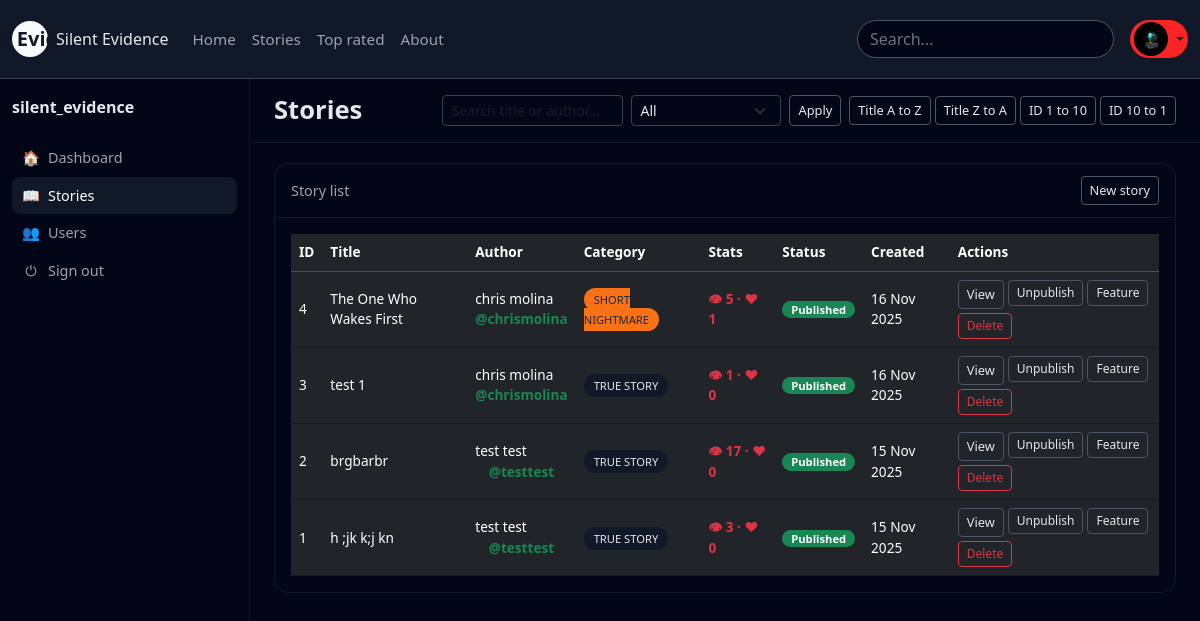
Before: /stories_list.php (signed in) with the older database file.
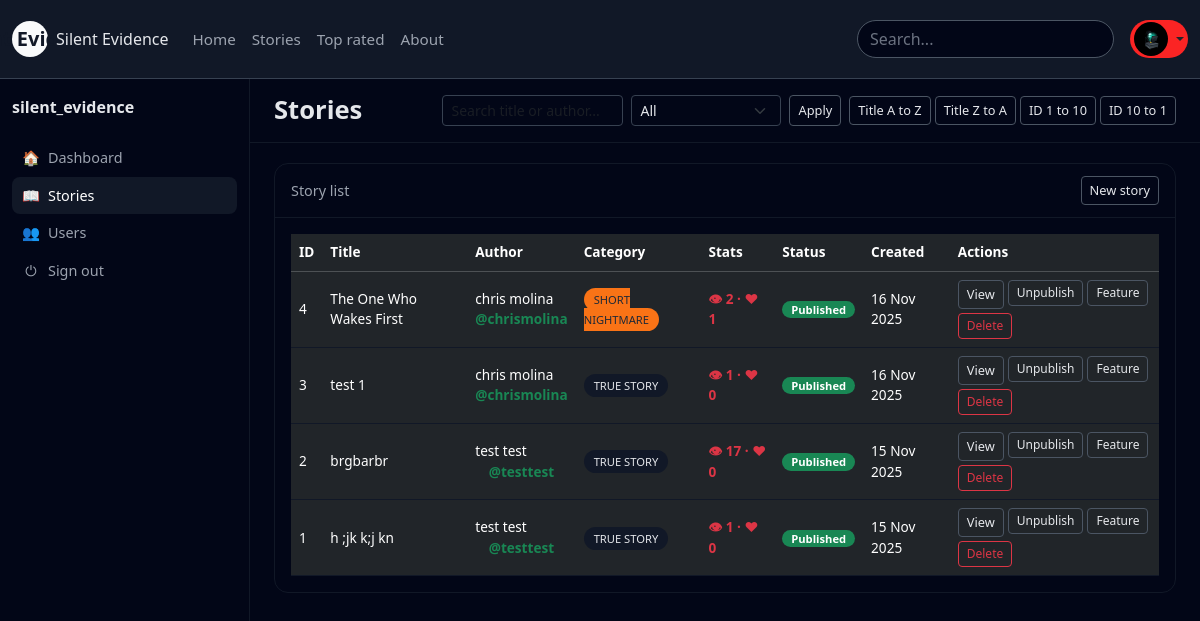
After: the same page with the newer database file.
### tables this page shows
CREATE TABLE `stories` (
  `id` int(10) UNSIGNED NOT NULL,
  `user_id` int(10) UNSIGNED NOT NULL,
  `title` varchar(200) NOT NULL,
  `slug` varchar(220) NOT NULL,
  `category` enum('true','paranormal','urban','short','haunted','ghosts','missing','crime','sleep','forest','night','calls','creatures','abandoned','psychological') NOT NULL DEFAULT 'true',
  `content` longtext NOT NULL,
  `image_path` varchar(255) DEFAULT NULL,
  `is_published` tinyint(1) NOT NULL DEFAULT 1,
  `is_featured` tinyint(1) NOT NULL DEFAULT 0,
  `views` int(10) UNSIGNED NOT NULL DEFAULT 0,
  `likes` int(10) UNSIGNED NOT NULL DEFAULT 0,
  `created_at` datetime NOT NULL DEFAULT current_timestamp(),
  `updated_at` datetime NOT NULL DEFAULT current_timestamp() ON UPDATE current_timestamp()
);

CREATE TABLE `users` (
  `id` int(10) UNSIGNED NOT NULL,
  `username` varchar(50) NOT NULL,
  `email` varchar(190) NOT NULL,
  `password_hash` varchar(255) NOT NULL,
  `display_name` varchar(100) NOT NULL,
  `avatar` varchar(255) DEFAULT NULL,
  `bio` text DEFAULT NULL,
  `role` enum('user','admin') NOT NULL DEFAULT 'user',
  `created_at` datetime NOT NULL DEFAULT current_timestamp(),
  `last_login` datetime DEFAULT NULL
);

### stories_list.php (the view, shortened to what the changed rows need)
<?php session_start();
require 'include/db.php';
$sort = $_GET['sort'] ?? '';
$params = [];
$sql = 'SELECT s.id, s.title, s.category, s.is_published, s.is_featured, s.views, s.likes, s.created_at, u.display_name, u.username FROM stories s JOIN users u ON u.id = s.user_id';
if ($sort === 'title_az') {
    $sql .= ' ORDER BY s.title ASC';
} elseif ($sort === 'title_za') {
    $sql .= ' ORDER BY s.title DESC';
} elseif ($sort === 'id_asc') {
    $sql .= ' ORDER BY s.id ASC';
} elseif ($sort === 'id_desc') {
    $sql .= ' ORDER BY s.id DESC';
} else {
    $sql .= ' ORDER BY s.created_at DESC';
}
$stmt = $pdo->prepare($sql);
$stmt->execute($params);
$stories = $stmt->fetchAll();
$sortUrlIdDesc = 'stories_list.php?' . http_build_query($idDescParams); ?>
<!doctype html>
<html lang="en">
<head>
    <link href="https://cdn.jsdelivr.net/npm/bootstrap@5.3.3/dist/css/bootstrap.min.css" rel="stylesheet">
</head>
<body> <?php include 'include/header.php'; ?> <div class="layout-wrapper">
        <div class="main-area">
            <div class="main-header d-flex flex-wrap justify-content-between align-items-center gap-2">
                <h1 class="page-title mb-0">Stories</h1>
            </div>
            <div class="main-content">
                <div class="card-dark">
                    <div class="card-dark-body">
                        <?php if (!$stories): ?>
                            <p class="small text-muted mb-0">No stories found.</p>
                        <?php else: ?>
                            <div class="table-responsive">
                                <table class="table table-dark table-hover align-middle table-dark-custom mb-0">
                                    <thead>
                                        <tr>
                                            <th>ID</th>
                                            <th>Title</th>
                                            <th>Author</th>
                                            <th>Category</th>
                                            <th>Stats</th>
                                            <th>Status</th>
                                            <th>Created</th>
                                            <th>Actions</th>
                                        </tr>
                                    </thead>
                                    <tbody>
                                        <?php foreach ($stories as $s): ?>
                                            <tr>
                                                <td><?php echo (int)$s['id']; ?></td>
                                                <td><?php echo htmlspecialchars($s['title']); ?></td>
                                                <td>
                                                    <?php echo htmlspecialchars($s['display_name'] ?: $s['username']); ?>
                                                    <span class="text-success text-center fw-bold d-block">
                                                        @<?php echo htmlspecialchars($s['username']); ?>
                                                    </span>
                                                </td>
                                                <td>
                                                    <?php
                                                    $cat   = $s['category'];
                                                    $label = 'Other';
                                                    $cls   = 'badge-cat';
                                                    if ($cat === 'true') {
                                                        $label = 'True story';
                                                        $cls  .= ' badge-cat-true';
                                                    } elseif ($cat === 'paranormal') {
                                                        $label = 'Paranormal';
                                                        $cls  .= ' badge-cat-paranormal';
                                                    } elseif ($cat === 'urban') {
                                                        $label = 'Urban legend';
                                                        $cls  .= ' badge-cat-urban';
                                                    } elseif ($cat === 'short') {
                                                        $label = 'Short nightmare';
                                                        $cls  .= ' badge-cat-short';
                                                    }
                                                    ?>
                                                    <span class="<?php echo $cls; ?>">
                                                        <?php echo htmlspecialchars($label); ?>
                                                    </span>
                                                </td>
                                                <td>
                                                    <span class=" text-danger  fw-bold">
                                                        👁 <?php echo (int)$s['views']; ?>
                                                        · ❤ <?php echo (int)$s['likes']; ?>
                                                    </span>
                                                </td>
                                                <td>
                                                    <?php if ($s['is_published']): ?>
                                                        <span class="badge bg-success badge-published">Published</span>
                                                    <?php else: ?>
                                                        <span class="badge bg-secondary badge-published">Draft</span>
                                                    <?php endif; ?>
                                                </td>
                                                <td><?php echo date('d M Y', strtotime($s['created_at'])); ?></td>
                                                <td>
                                                    <div class="d-flex flex-wrap gap-1">
                                                        <a href="story.php?id=<?php echo (int)$s['id']; ?>" class="btn btn-outline-silent btn-sm">
                                                            View
                                                        </a>
                                                        <form method="post" class="d-inline action-form">
                                                            <button class="btn btn-outline-silent btn-sm" type="submit">
                                                                <?php echo $s['is_published'] ? 'Unpublish' : 'Publish'; ?>
                                                            </button>
                                                        </form>
                                                        <form method="post" class="d-inline action-form">
                                                            <button class="btn btn-outline-silent btn-sm" type="submit">
                                                                <?php echo $s['is_featured'] ? 'Unfeature' : 'Feature'; ?>
                                                            </button>
                                                        </form>
                                                        <form method="post" class="d-inline action-form" onsubmit="return confirm('Delete this story');">
                                                            <button class="btn btn-outline-danger btn-sm" type="submit">
                                                                Delete
                                                            </button>
                                                        </form>
                                                    </div>
                                                </td>
                                            </tr>
                                        <?php endforeach; ?>
                                    </tbody>
                                </table>
                            </div>
                        <?php endif; ?>
                    </div>
                </div>
            </div>
        </div>
    </div>
</body>
</html>

Changed rows visible on the page:
changed stories "The One Who Wakes First": views "5" → "2"
changed stories "h ;jk k;j kn": views "3" → "1"
